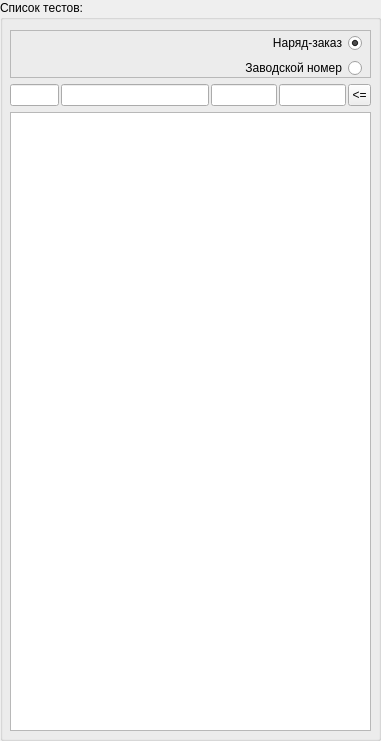
     <widget class="QGroupBox" name="groupTestList">
      <property name="geometry">
       <rect>
        <x>10</x>
        <y>10</y>
        <width>381</width>
        <height>741</height>
       </rect>
      </property>
      <property name="title">
       <string>Список тестов:</string>
      </property>
      <widget class="QWidget" name="verticalLayoutWidget">
       <property name="geometry">
        <rect>
         <x>10</x>
         <y>30</y>
         <width>361</width>
         <height>701</height>
        </rect>
       </property>
       <layout class="QVBoxLayout" name="verticalLayout">
        <item>
         <widget class="QFrame" name="frame">
          <property name="sizePolicy">
           <sizepolicy hsizetype="Preferred" vsizetype="Preferred">
            <horstretch>0</horstretch>
            <verstretch>0</verstretch>
           </sizepolicy>
          </property>
          <property name="minimumSize">
           <size>
            <width>0</width>
            <height>48</height>
           </size>
          </property>
          <property name="maximumSize">
           <size>
            <width>16777215</width>
            <height>48</height>
           </size>
          </property>
          <property name="frameShape">
           <enum>QFrame::StyledPanel</enum>
          </property>
          <property name="frameShadow">
           <enum>QFrame::Raised</enum>
          </property>
          <widget class="QWidget" name="verticalLayoutWidget_2">
           <property name="geometry">
            <rect>
             <x>210</x>
             <y>0</y>
             <width>142</width>
             <height>52</height>
            </rect>
           </property>
           <layout class="QVBoxLayout" name="verticalLayout_5">
            <property name="spacing">
             <number>2</number>
            </property>
            <property name="sizeConstraint">
             <enum>QLayout::SetMinimumSize</enum>
            </property>
            <item>
             <widget class="QRadioButton" name="radioOrderNum">
              <property name="layoutDirection">
               <enum>Qt::RightToLeft</enum>
              </property>
              <property name="text">
               <string>Наряд-заказ</string>
              </property>
              <property name="checked">
               <bool>true</bool>
              </property>
              <property name="autoRepeat">
               <bool>true</bool>
              </property>
             </widget>
            </item>
            <item>
             <widget class="QRadioButton" name="radioSerial">
              <property name="layoutDirection">
               <enum>Qt::RightToLeft</enum>
              </property>
              <property name="text">
               <string>Заводской номер</string>
              </property>
              <property name="checked">
               <bool>false</bool>
              </property>
              <property name="autoRepeat">
               <bool>true</bool>
              </property>
             </widget>
            </item>
           </layout>
          </widget>
         </widget>
        </item>
        <item>
         <layout class="QHBoxLayout" name="horizontalLayout_2">
          <property name="spacing">
           <number>2</number>
          </property>
          <item>
           <widget class="QLineEdit" name="txtFilter_ID">
            <property name="sizePolicy">
             <sizepolicy hsizetype="Fixed" vsizetype="Fixed">
              <horstretch>0</horstretch>
              <verstretch>0</verstretch>
             </sizepolicy>
            </property>
            <property name="minimumSize">
             <size>
              <width>49</width>
              <height>0</height>
             </size>
            </property>
            <property name="maximumSize">
             <size>
              <width>49</width>
              <height>23</height>
             </size>
            </property>
            <property name="baseSize">
             <size>
              <width>50</width>
              <height>20</height>
             </size>
            </property>
            <property name="clearButtonEnabled">
             <bool>false</bool>
            </property>
           </widget>
          </item>
          <item>
           <widget class="QLineEdit" name="txtFilter_DateTime">
            <property name="minimumSize">
             <size>
              <width>148</width>
              <height>0</height>
             </size>
            </property>
            <property name="maximumSize">
             <size>
              <width>148</width>
              <height>23</height>
             </size>
            </property>
            <property name="clearButtonEnabled">
             <bool>false</bool>
            </property>
           </widget>
          </item>
          <item>
           <widget class="QLineEdit" name="txtFilter_OrderNum">
            <property name="maximumSize">
             <size>
              <width>200</width>
              <height>23</height>
             </size>
            </property>
            <property name="frame">
             <bool>true</bool>
            </property>
            <property name="clearButtonEnabled">
             <bool>false</bool>
            </property>
           </widget>
          </item>
          <item>
           <widget class="QLineEdit" name="txtFilter_Serial">
            <property name="maximumSize">
             <size>
              <width>200</width>
              <height>23</height>
             </size>
            </property>
            <property name="frame">
             <bool>true</bool>
            </property>
            <property name="clearButtonEnabled">
             <bool>false</bool>
            </property>
           </widget>
          </item>
          <item>
           <widget class="QToolButton" name="btnFilterReset">
            <property name="maximumSize">
             <size>
              <width>23</width>
              <height>23</height>
             </size>
            </property>
            <property name="text">
             <string>&lt;=</string>
            </property>
           </widget>
          </item>
         </layout>
        </item>
        <item>
         <widget class="QTableView" name="tableTests">
          <property name="selectionMode">
           <enum>QAbstractItemView::SingleSelection</enum>
          </property>
          <property name="selectionBehavior">
           <enum>QAbstractItemView::SelectRows</enum>
          </property>
          <property name="textElideMode">
           <enum>Qt::ElideLeft</enum>
          </property>
          <property name="wordWrap">
           <bool>false</bool>
          </property>
          <property name="cornerButtonEnabled">
           <bool>false</bool>
          </property>
          <attribute name="horizontalHeaderHighlightSections">
           <bool>false</bool>
          </attribute>
          <attribute name="verticalHeaderVisible">
           <bool>false</bool>
          </attribute>
          <attribute name="verticalHeaderHighlightSections">
           <bool>false</bool>
          </attribute>
         </widget>
        </item>
       </layout>
      </widget>
     </widget>
